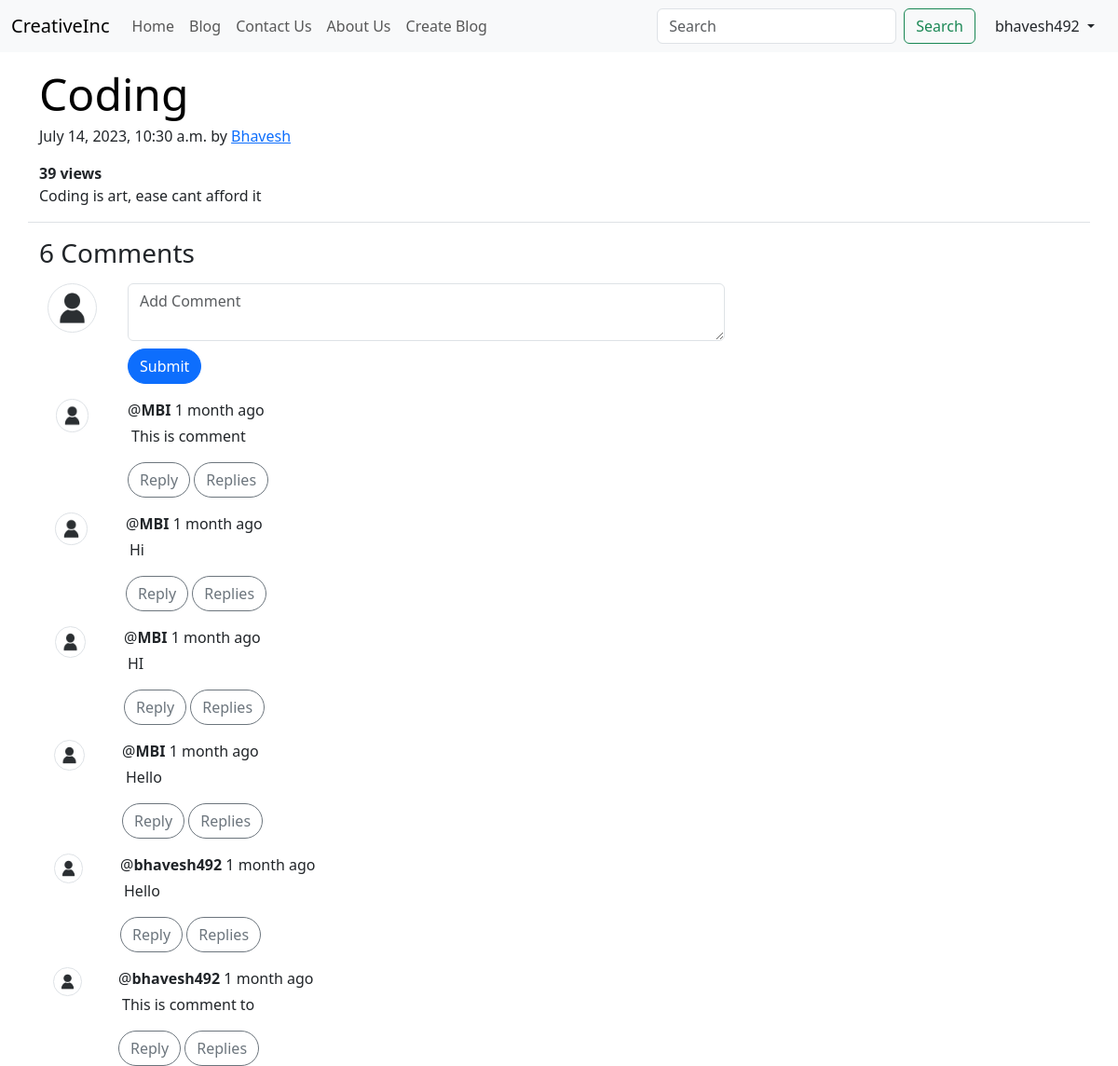
/blog/code (signed in), run on the app's committed database.
### blog/models.py (models this page shows, shortened)
class Post(models.Model):
    sno = models.AutoField(primary_key=True)
    author = models.CharField(max_length=100)
    title = models.CharField(max_length=100)
    content = models.TextField()
    slug = models.CharField(max_length=50)
    timeStamp = models.DateTimeField()
    views = models.IntegerField(default=0)

class BlogComment(models.Model):
    sno = models.AutoField(primary_key=True)
    comment = models.TextField()
    user = models.ForeignKey(User,on_delete=models.CASCADE)
    post = models.ForeignKey(Post,on_delete=models.CASCADE)
    parent = models.ForeignKey('self',on_delete=models.CASCADE,null=True)
    timeStamp = models.DateTimeField(default=now)

### blog/views.py (the view)
# urls.py: path('<str:slug>',views.blogPost,name='BlogPost'),
def blogPost(request,slug):
    post = Post.objects.filter(slug=slug).first()
    post.views+=1
    post.save()
    comments = BlogComment.objects.filter(post=post,parent=None).reverse()
    replies = BlogComment.objects.filter(post=post).exclude(parent=None).reverse()
    repliesDict = {}
    for reply in replies:
        if reply.parent.sno not in repliesDict.keys():
            repliesDict[reply.parent.sno] = [reply]
        else:
            repliesDict[reply.parent.sno].append(reply)
    countComm = len(comments)
    context = {'post':post,'comments':comments,'countComments':countComm,'replies':repliesDict}
    return render(request,'blog/blogpost.html',context)

### blog/templatetags/getDict.py (called while the page is built)
@register.filter(name='get_val')
def get_val(dict,key):
    return dict.get(key)

### templates/blog/blogpost.html (shortened to what this page needs)
{% extends 'base.html' %}
{% block body %}
{% load static %}
{% load humanize %}
{% load getDict %}
<div class='container my-3 border-bottom'>
    <div class="col-md-8">
        <article class="blog-post">
            <h2 class="display-5 link-body-emphasis mb-1">{{post.title}}</h2>
            <p class="blog-post-meta">{{post.timeStamp}} by <a href="#">{{post.author}}</a></p>
            <b>{{post.views}} views</b>
            <p>{{post.content|safe}}</p>
        </article>
    </div>
</div>
<div class="container mt-3">
    <h3>{{countComments}} Comments</h3>
    <div class='mt-3'>
        {% if user.is_authenticated %}
        <div class="row">
            <div class="col-1">
                <img src="/static/img/userIcon.jpg" class='w-75 mx-auto d-block rounded-circle border p-1'>
            </div>
            <div class='col-md-7'>
                <form action="/blog/postComment" method="post"> {% csrf_token %}
                    <textarea name="comment" id="comment" cols="10" rows="2" class='form-control'
                        placeholder='Add Comment'></textarea>
                    <div class='mt-2'>
                        <button type="submit" class='btn btn-primary rounded-pill'>Submit</button>
                    </div>
                </form>
            </div>
        </div>
        {% else %}
        <div>
            <span>Please Login to post comment..</span> <a href='/login/' class="btn btn-info">Login</a>
        </div>
        {% endif %}
        {% for comment in comments %}
        <div class="row mt-3">
            <div class="col-1">
                <img src="/static/img/userIcon.jpg" class='mx-auto d-block w-50 rounded-circle border p-1' alt='user'>
            </div>
            <div class="col-md-7">
                <div>
                    <span>@<b>{{comment.user}}</b></span><span> {{comment.timeStamp|naturaltime}}</span>
                </div>
                <div class='mt-1 ms-1'>
                    <span>{{comment.comment}}</span>
                </div>
                {% if user.is_authenticated %}
                <button class='btn btn-outline-secondary rounded-pill mt-3' data-bs-toggle="collapse"
                    data-bs-target="#reply{{comment.sno}}" aria-expanded="false"
                    aria-controls="reply{{comment.sno}}">Reply</button>
                {% endif %}
                <button class='btn btn-outline-secondary rounded-pill mt-3' data-bs-toggle="collapse"
                    data-bs-target="#replies{{comment.sno}}" aria-expanded="false"
                    aria-controls="replies{{comment.sno}}">Replies</button>
            </div>
            {% endfor %}
        </div>
    </div>
    {% endblock body %}

### templates/base.html (shortened to what this page needs)
<!doctype html>
<html lang="en">
  <head>
    <link href="https://cdn.jsdelivr.net/npm/bootstrap@5.3.0/dist/css/bootstrap.min.css" rel="stylesheet">
  </head>
  <body>
    <nav class="navbar navbar-expand-lg bg-body-tertiary fixed-top sticky-top">
        <div class="container-fluid">
          <a class="navbar-brand" href="/">CreativeInc</a>
          <div class="collapse navbar-collapse" id="navbarSupportedContent">
            <ul class="navbar-nav me-auto mb-2 mb-lg-0">
              <li class="nav-item">
                <a class="nav-link {% block homeActive %} {% endblock homeActive %}" aria-current="page" href="/">Home</a>
              </li>
              <li class="nav-item">
                <a class="nav-link {% block blogActive%} {% endblock blogActive %}" href="/blog/">Blog</a>
              </li>
              <li class="nav-item">
                <a class="nav-link {% block contactActive %} {% endblock contactActive %}" href="/contact/">Contact Us</a>
              </li>
              <li class="nav-item">
                <a class="nav-link {% block aboutActive %} {% endblock aboutActive %}" href="/about/">About Us</a>
              </li>
              {% if user.is_authenticated %}
              <li class="nav-item">
                <a class="nav-link " href="/blog/createblog/">Create Blog</a>
              </li>
              {% endif %}
            </ul>
            <form class="d-flex" role="search" method='get' action='/search/'>
              <input id='searchQuery' name='searchQuery' class="form-control me-2" type="search" placeholder="Search" aria-label="Search">
              <button class="btn btn-outline-success me-2" type="submit">Search</button>
              {% if user.is_authenticated %}
                <div class="dropdown">
                  <button class="btn dropdown-toggle" type="button" data-bs-toggle="dropdown" aria-expanded="false">
                    <span>{{request.user}}</span>
                  </button>
                </div>
              {% else %}
                <a href='/login/' class="btn btn-outline-success" type="submit">Login</a>
                <a href='/signup/' class="btn btn-outline-success" type="submit">SignUp</a>
              {% endif %}
            </form>
          </div>
        </div>
      </nav>
      {% block body %}{% endblock body %}
  </body>
</html>

### data on the page
Post: title "Coding", timeStamp "July 14, 2023, 10:30 a.m.", author "Bhavesh", views "39", content "Coding is art, ease cant afford it"
BlogComment: user "MBI", timeStamp "1 month ago", comment "This is comment"
BlogComment: user "MBI", timeStamp "1 month ago", comment "Hi"
BlogComment: user "MBI", timeStamp "1 month ago", comment "HI"
BlogComment: user "MBI", timeStamp "1 month ago", comment "Hello"
BlogComment: user "bhavesh492", timeStamp "1 month ago", comment "Hello"
BlogComment: user "bhavesh492", timeStamp "1 month ago", comment "This is comment to"

### other printed values
{{ request.user }} "bhavesh492"
{{ countComments }} "6"
